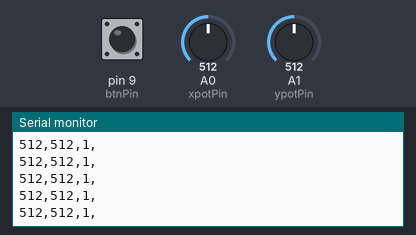
Recording of a sketch running on a simulated Arduino Uno, built with avr-gcc and run on an emulated ATmega328P. Shown: the last lines printed to the serial monitor. The inputs (shaded band) are chosen by the test bench; at power-on: A0 (xpotPin) = 512, A1 (ypotPin) = 512, pin 9 (btnPin) HIGH.

Above: at 1.2 s.
1.3 s: A0 (xpotPin) set to 716
At 1.31 s:
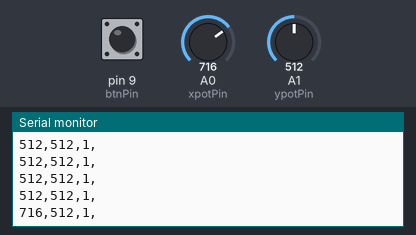
2.8 s: A1 (ypotPin) set to 716
At 2.82 s:
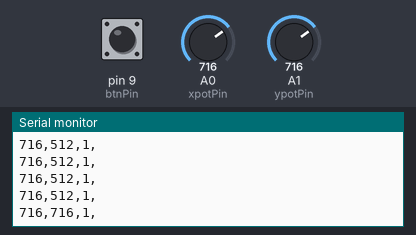
4.3 s: pin 9 (btnPin) pulled LOW for 0.15 s
At 4.33 s:
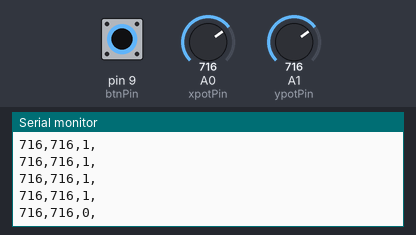
5.9 s: A0 (xpotPin) set to 900
At 5.94 s:
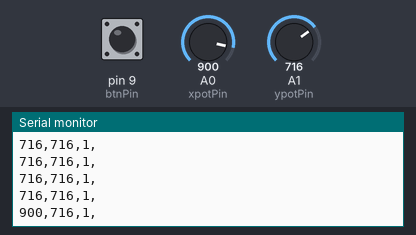
7.4 s: pin 9 (btnPin) pulled LOW for 1 s
At 7.45 s:
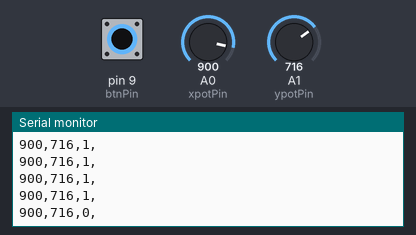
9.9 s: A1 (ypotPin) set to 0
At 9.97 s:
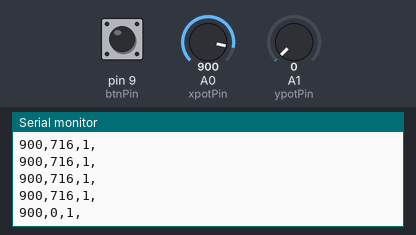
Timing chart, 0 to 12.9 s (numbered marks = the images above; inputs shaded):
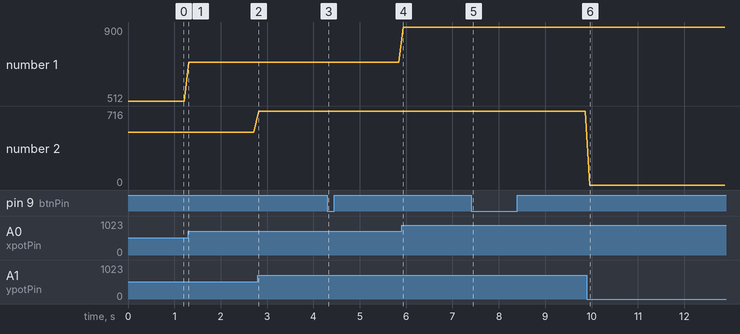

Measured:
- after the input at 1.3 s, the serial monitor: prints a new line at once (image 1)
- after the input at 2.8 s, the serial monitor: prints a new line at once (image 2)
- after the input at 4.3 s, the serial monitor: prints a new line at once (image 3)
- after the input at 5.9 s, the serial monitor: prints a new line at once (image 4)
- after the input at 7.4 s, the serial monitor: prints a new line after 0.05 s (image 5)
- after the input at 9.9 s, the serial monitor: prints a new line after 0.06 s (image 6)
- plotted number 1: 512 → 716 after the input at 1.3 s, 716 → 900 after the input at 5.9 s

The sketch:

_37_Button_PS2Joystick_Processing.ino
```cpp
/***********************************************************
File name:   37_Button_PS2Joystick_Processing.ino
Description: Arduino and processing interactive
             Button and Joystick control Star Wars game
Website: www.uctronics.com
E-mail: sales@uctronics.com
Author: Lee
Date: 2017/01/16
***********************************************************/
int xpotPin = 0; // Define UNO board A0 pin connect the Ioystick x
int ypotPin = 1; // Define UNO board A1 pin connect the Ioystick y
int btnPin = 9;  // Define UNO board digital 9 pin connect the button

int xval = 0;
int yval = 0;
int btnval= 0;

void setup() {
  // Start the serial port, baud rate to 9600
  Serial.begin(9600);
  pinMode(btnPin,INPUT_PULLUP);//Set btnPin inputand pull up
}

void loop() {
  // Read the Joystick x y and button information
  int xval = analogRead(xpotPin);
  int yval = analogRead(ypotPin);
  int btnval = digitalRead(btnPin);

  Serial.print(xval);//Dend xval value
  Serial.print(',');
  Serial.print(yval);//Dend yval value
  Serial.print(',');
  Serial.print(btnval);//Dend btnval value
  Serial.println(',');
  delay(100);
}
```
